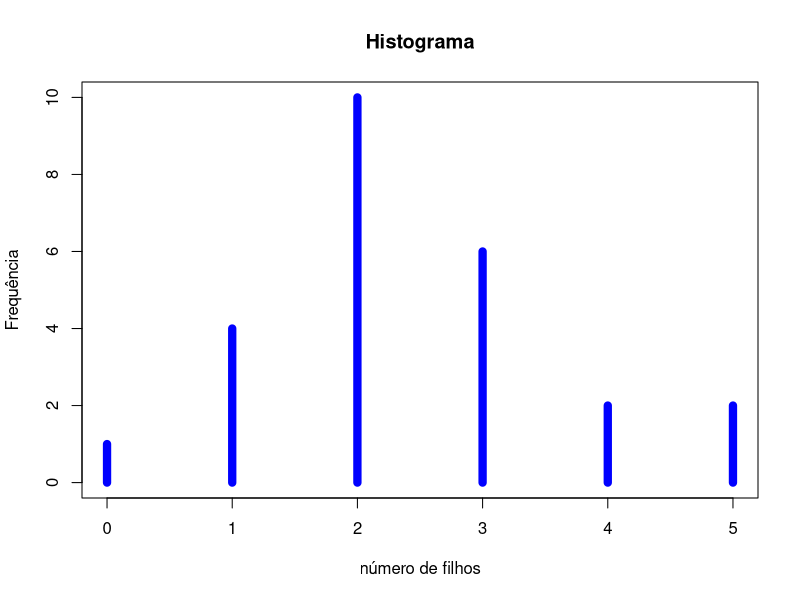
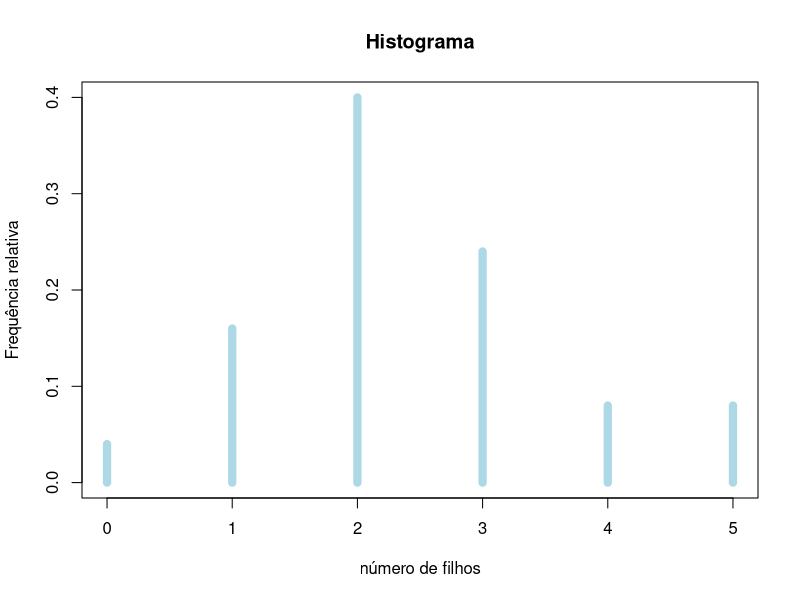
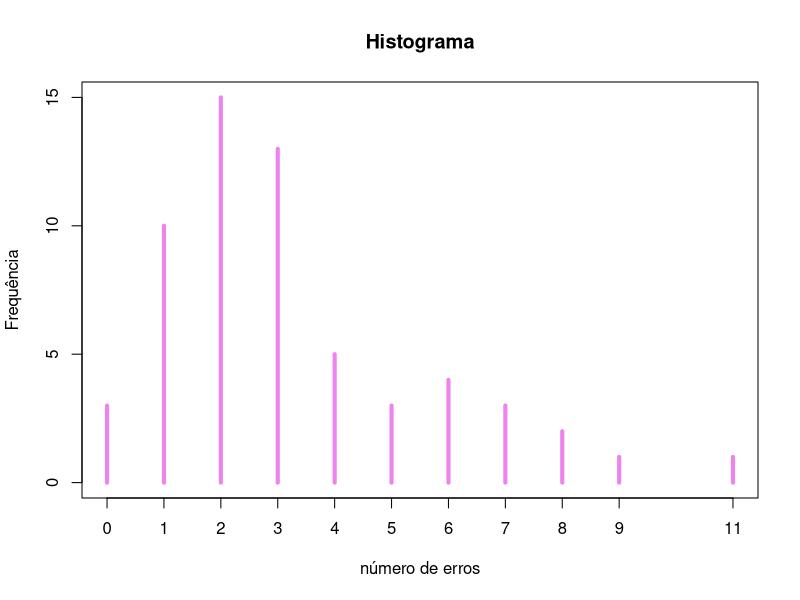
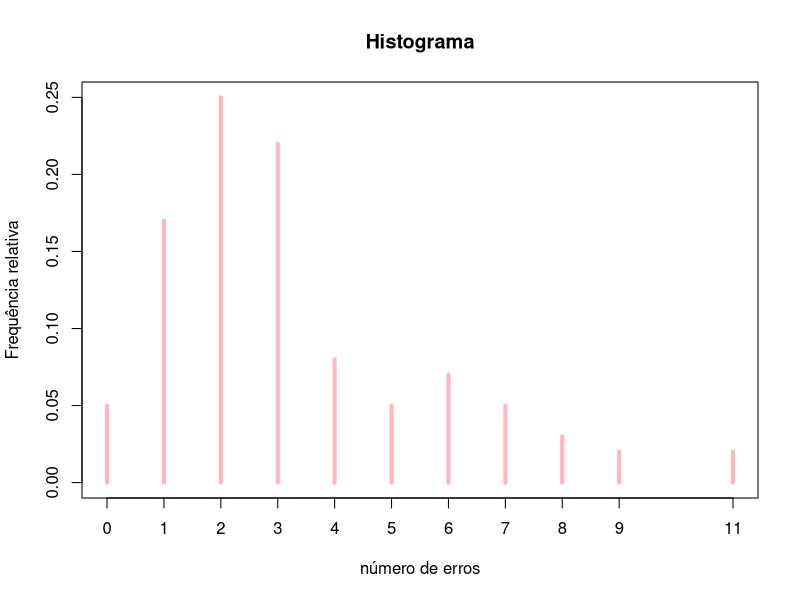
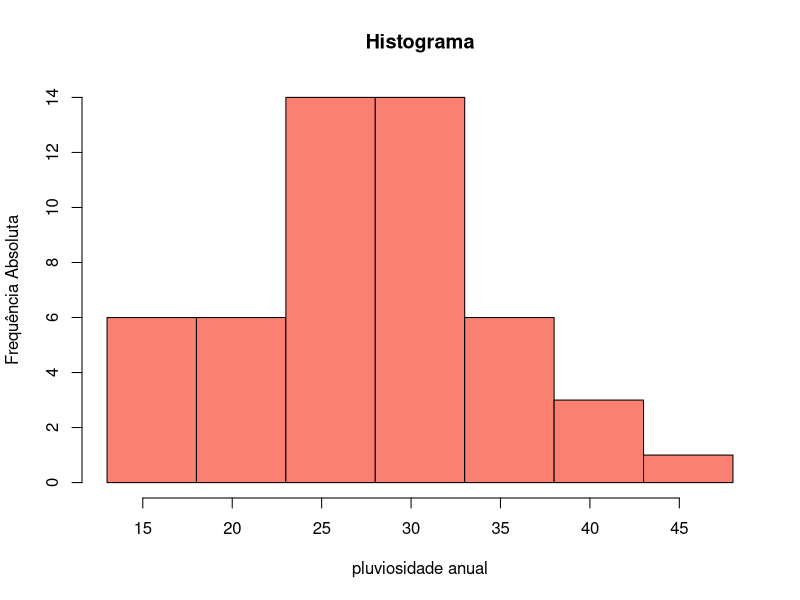
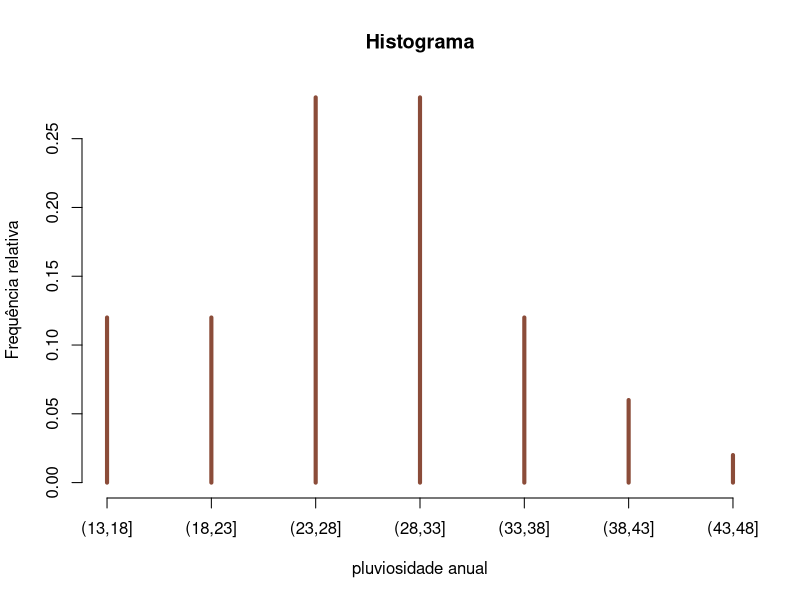
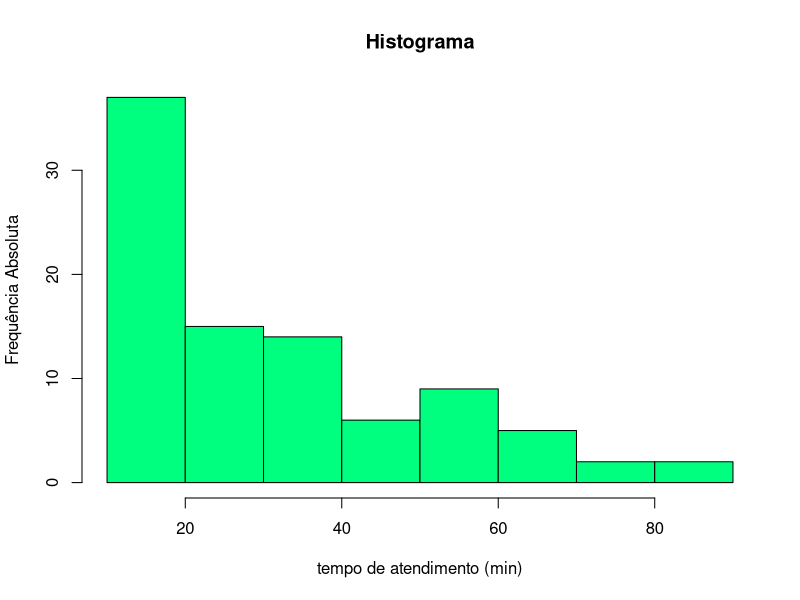
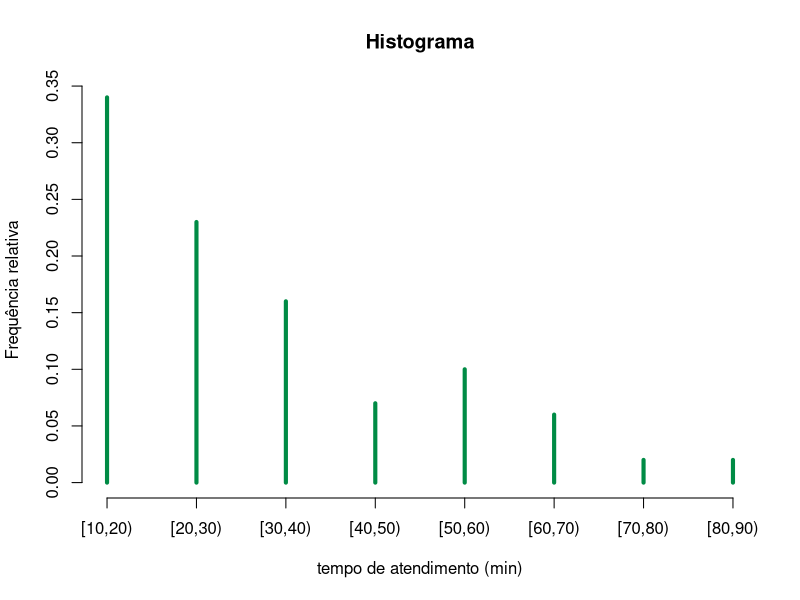

The R script that drew these images, in order:
##BDA - AULA 2
##############################################################
##Exemplos 1 e 2    
##############################################################
filhos<-c(0,1,3,4,2,1,1,2,3,2,2,3,2,2,1,5,3,2,3,2,4,2,2,5,3)
tab.f<-table(filhos)
tab.f
tabr.f<-prop.table(tab.f)
tabr.f
plot(tab.f, main = "Histograma", xlab = "número de filhos",
     ylab = "Frequência", col = "blue", type = "h",
     lwd = 8)
plot(tabr.f, main = "Histograma", xlab = "número de filhos",
     ylab = "Frequência relativa", col = "lightblue", type = "h",
     lwd = 8)

##############################################################
##Exemplos 3 e 4   
##############################################################
erros<-c(9,7,4,3,6,5,8,2,3,6,2,3,0,3,0,2,1,3,1,5,
         11,7,4,2,3,2,4,7,3,2,1,3,2,1,0,1,2,2,2,3,
         3,2,5,4,3,6,2,8,2,3,4,1,2,1,6,1,3,2,1,1)
length(erros)
tab.e<-table(erros)
tab.e
tabr.e<-round(prop.table(tab.e),2)
tabr.e
plot(tab.e, main = "Histograma", xlab = "número de erros",
     ylab = "Frequência", col = "violet", type = "h",
     lwd = 4)
plot(tabr.e, main = "Histograma", xlab = "número de erros",
     ylab = "Frequência relativa", col = "lightpink", type = "h",
     lwd = 4)

##############################################################
##Exemplos 5 e 6    
##############################################################
pluv<-c(15.2,14.6,27.9,24.9,20,43.5,30.7,30,35.7,40.9,
        23.4,17.8,26.9,30.8,19.9,36.8,33.4,19.8,29.6,38.2,
        25.1,42,35.2,15.6,25.5,29.7,27.8,14.6,22.1,24.3,
        30.1,30.1,22.1,24.4,28.7,35,26.1,28.2,19.4,28.7,
        28,25.3,31.8,31,28.3,13.5,32.1,25.4,26.7,36.8)

intervalo<-max(pluv)-min(pluv)
n<-length(pluv)
k<-ceiling(1 + 3.322*log10(n))
h<-ceiling(intervalo/k)
L0<-floor(min(pluv))
classes<-seq(L0,L0+k*h,h)
tab.pluv<-table(cut(pluv,classes))
tab.pluv
tabr.pluv<-round(prop.table(tab.pluv),2)
tabr.pluv

hist(pluv, main = "Histograma", xlab = "pluviosidade anual", 
        ylab = "Frequência Absoluta", col = "salmon",
     breaks = classes)
plot(tabr.pluv, main = "Histograma", xlab = "pluviosidade anual",
     ylab = "Frequência relativa", col = "salmon4", type = "h",
     lwd = 4)

##############################################################
##Exemplos 7 e 8    
##############################################################
tempo<-c(10,21,23,21,10,22,85,51,21,12,12,22,21,12,14,20,10,31,
         23,32,31,32,65,10,18,20,15,13,34,20,35,10,10,10,20,12,
         16,14,43,35,15,15,43,15,68,72,20,18,45,12,22,54,22,21,
         54,86,12,67,18,44,10,32,33,34,25,12,12,12,20,33,45,45,
         33,54,10,52,54,22,66,21,65,11,35,55,23,76,35,54,54,12)
intervalo<-max(tempo)-min(tempo)
n<-length(tempo)
k<-ceiling(1+3.322*log10(n))
h<-ceiling(intervalo/k)
L0<-floor(min(tempo))
classes<-seq(L0,L0+h*k,h)
tab.t<-table(cut(tempo,classes,right = FALSE))
tab.t
tabr.t<-round(prop.table(tab.t),2)
tabr.t

hist(tempo, main = "Histograma", xlab = "tempo de atendimento (min)", 
     ylab = "Frequência Absoluta", col = "springgreen" ,
     breaks = classes)
plot(tabr.t, main = "Histograma", xlab = "tempo de atendimento (min)",
     ylab = "Frequência relativa", col = "springgreen4", type = "h",
     lwd = 4)
